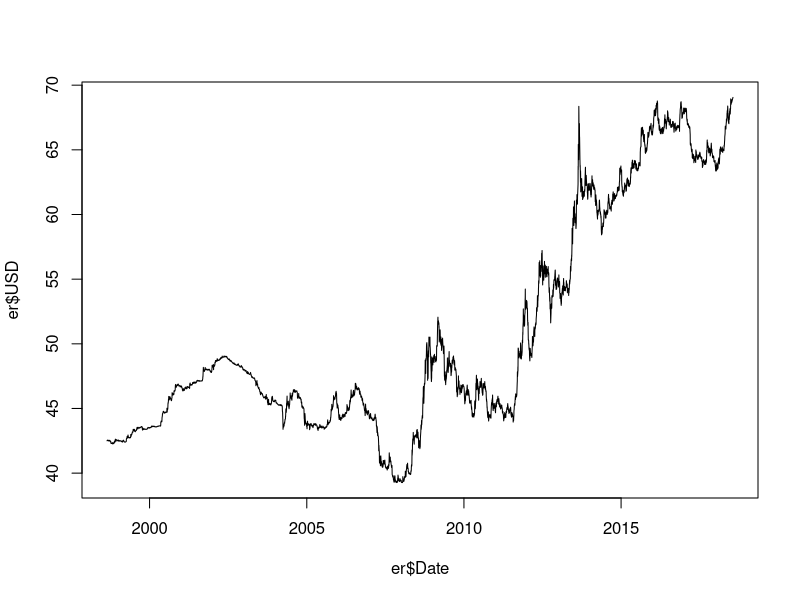
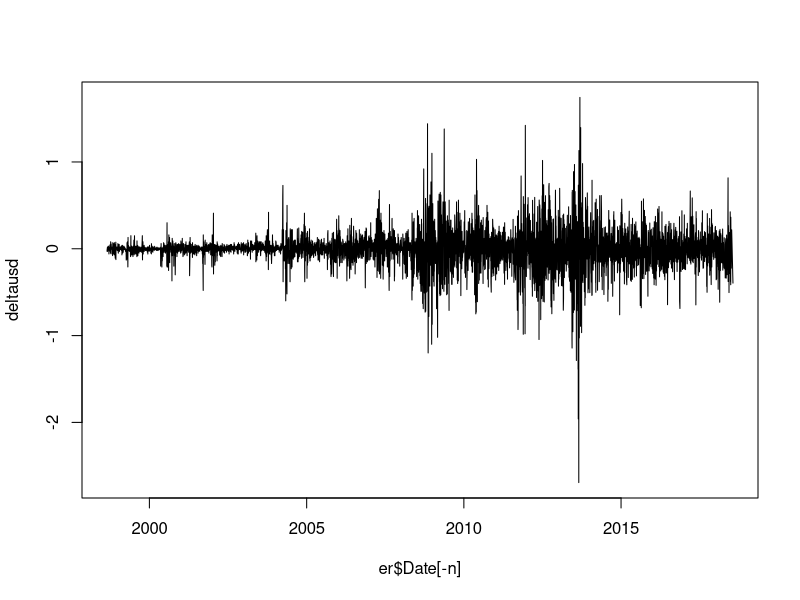
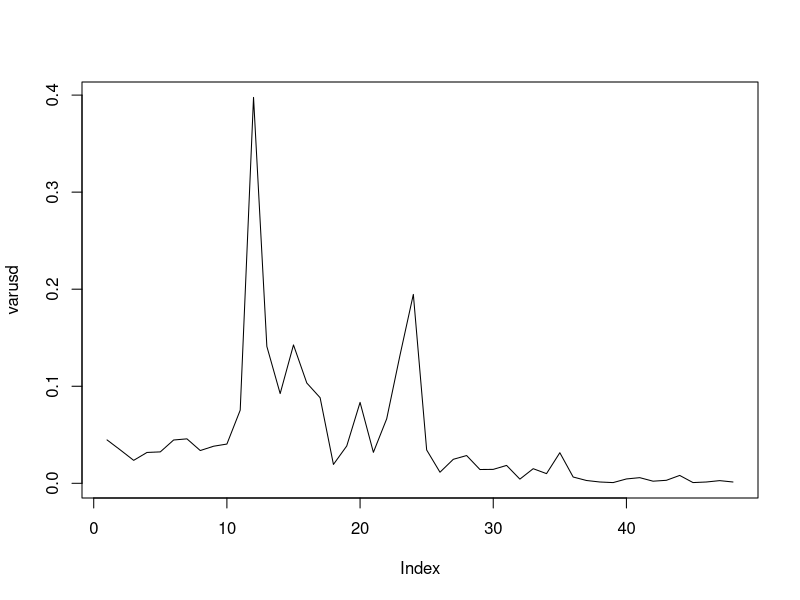

Here is the R script that generated these plots, in order: (Note: this script raises an error after producing the figures.)
# ================= Estimation of INR-USD Exchange Rate ================= #

# The loading of dataset from the xls file can be done easily with the
# read_excel function in the readxl package. The date variable is in character
# format, and is converted to the date-datatype in R.
library(readxl)
er <- read_excel("Exchange Rate Daily.xls")
er$Date <- as.Date(er$Date, format = "%d/%m/%Y")

# The number of observations can be found with the length of first column.
n <- length(er[[1]])

# The supposedly volatile data can be first-order differenced, and is then
# plotted.
deltausd <- diff(er$USD)
plot(er$Date, er$USD, type="l")
plot(er$Date[-n], deltausd, type="l")

# --------------------- 1. Splitting Dataset --------------------- #

# The calculation of change in variance from period to period is done with
# breaking the data in several small intervals. The plot gives us a visual
# representation of how the variance of several periods in the data is
# significantly different.

varusd <- NULL
br <- 100

for (i in 1:(n/br))
{
  varusd[i] <- var(
    deltausd[
      ((br*(i-1))+1) : (br*i)
    ]
  )
}

plot(varusd, type="l")

# Now, the data seems to begin with unstable variance at 10th break, which then
# ends at 37th break. However, at 25th break, the unstability seems to change.
# The data is splitted into two stable periods at both ends, and into two
# volatile periods in between them.

deltausds1 <- deltausd[1:(10*br - 1)]
deltausdv1 <- deltausd[(10*br + 1):(25*br - 1)]
deltausdv2 <- deltausd[25*br:(36*br - 1)]
deltausds2 <- deltausd[(36*br):n-1]

xs1 <- 1:length(deltausds1)
xv1 <- 1:length(deltausdv1)
xv2 <- 1:length(deltausdv2)
xs2 <- 1:length(deltausds2)





# ------------------ 2. Estimating Stable Periods ------------------ #

# The estimation of the first period

# The nls method requires initial parameters, which are provided after some
# trials
init_parameters_stable1 <- list(alpha = 1, beta = 10)

# Note again that the wf_iteration is 1 in the stable periods.
model_nls_stable1 <- nls(
  deltausds1 ~ alpha*cos(beta*xs1),
  start = init_parameters_stable2
)
summary(model_nls_stable1)

# The line function plots the difference between actual trend and fitted model
plot(xs1, deltausds1)
lines(xs1, fitted(model_nls_stable1))

# Residual generation of the first period
resids1 <- deltausds1 - fitted(model_nls_stable1)









# The estimation of the second period, similar to the first one

init_parameters_stable2 <- list(alpha = 0.5, beta = 10)

# The model
model_nls_stable2 <- nls(
  deltausds2 ~ alpha*cos(beta*xs2),
  start = init_parameters_stable2
)
summary(model_nls_stable2)

# The line function plots the difference between actual trend and fitted model
plot(xs2, deltausds2)
lines(xs2, fitted(model_nls_stable2), col = 'blue')

# Residual generation in the second period
resids2 <- deltausds2 - fitted(model_nls_stable2)








# ------------------ 3. Estimating Volatile Periods ------------------ #

wf <- function(x, wf_iterations, a, b)
{
  v <- NULL
  for(j in 1:wf_iterations)
  {
    v[j] <- (a^j)*cos((b^j)*x)
  }
  return(sum(v))
}

# The volatile data is standardized here. Considering that the residuals are
# more or less stable throughout the data, we take the standard deviation of
# the first period residual, and standardize the volatile data with that value.

deltausdv_std1 <- deltausdv1/sd(resids1)
deltausdv_std2 <- deltausdv2/sd(resids2)

est_function_volatile1 <- function(parameters) {
  
  # Generating y-variable according to the Weierstrass function - first and
  # second parameters are a and b while third one is the wf_iteration
  y <- NULL
  for (i in 1:length(xv1)) {
    y[i] <- wf(i,parameters[1],parameters[2],parameters[3])
  }
  
  # Note that the standardized volatile data is used in estimation
  return( sum( (deltausdv_std1 - y)^2 ) )
}

# The setup to find the required coefficients are below.

val <- NULL
for (i in seq(0,10, by = 2))
{
  for (j in seq(0,10, by = 2))
  {
    for (k in 2:20)
    {
      temp_est <- optim(c(k,i,j) , est_function_volatile1)
      val <- rbind(  val,  c(temp_est$par,temp_est$value) )
    }
  }
}

# The parameters with the minimum residual sum squared according to the optim
# function.
est_parameters_volatile1 <- val[val[,4] == min(val[,4])][1:3]
# est_parameters1 <- c(15.4369174, 0.1877411, 10.4375063)

# Estimated wf_iteration with this method
wf_iteration_est1 <- round(est_parameters_volatile1[1],0)

# Estimated y with the above parameters
y_est_volatile1 <- NULL
for (i in 1:length(xv1)) {
  y_est_volatile1[i] <- wf(i , wf_iteration_est1, est_parameters_volatile1[2], est_parameters_volatile1[3])
}

plot(xv1, deltausdv1)
lines(xv1, y_est_volatile1, col = 'blue')









est_function_volatile2 <- function(parameters) {
  
  # Generating y-variable according to the Weierstrass function - first and
  # second parameters are a and b while third one is the wf_iteration
  y <- NULL
  for (i in 1:length(xv2)) {
    y[i] <- wf(i,parameters[1],parameters[2],parameters[3])
  }
  
  # Note that the standardized volatile data is used in estimation
  return( sum( (deltausdv_std2 - y)^2 ) )
}

# The setup to find the required coefficients are below.

val <- NULL
for (i in seq(0,10, by = 2))
{
  for (j in seq(0,10, by = 2))
  {
    for (k in 2:20)
    {
      temp_est <- optim(c(k,i,j) , est_function_volatile2)
      val <- rbind(  val,  c(temp_est$par,temp_est$value) )
    }
  }
}

# The parameters with the minimum residual sum squared according to the optim
# function.
est_parameters_volatile2 <- val[val[,4] == min(val[,4])][1:3]
# est_parameters1 <- c(15.4369174, 0.1877411, 10.4375063)

# Estimated wf_iteration with this method
wf_iteration_est2 <- round(est_parameters_volatile2[1],0)

# Estimated y with the above parameters
y_est_volatile2 <- NULL
for (i in 1:length(xv2)) {
  y_est_volatile2[i] <- wf(i , wf_iteration_est2, est_parameters_volatile2[2], est_parameters_volatile2[3])
}

plot(xv2, deltausdv2)
lines(xv2, y_est_volatile2, col = 'blue')